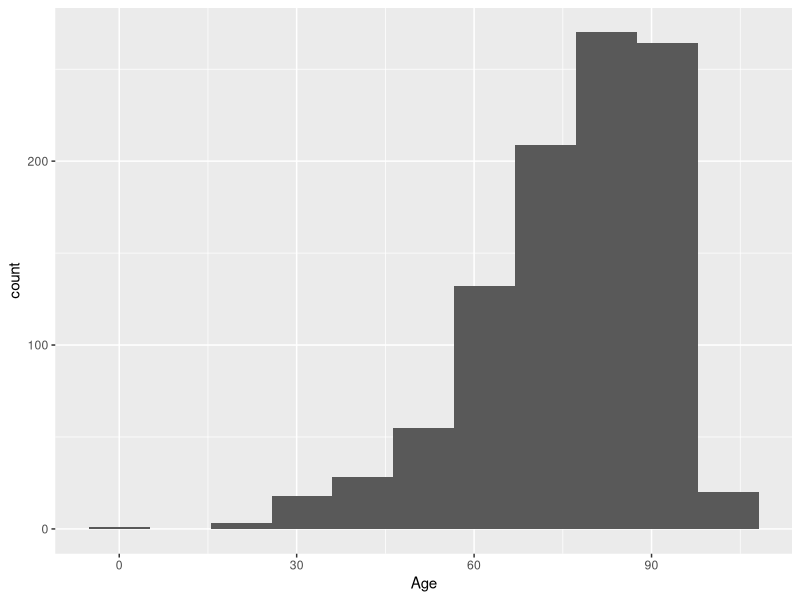
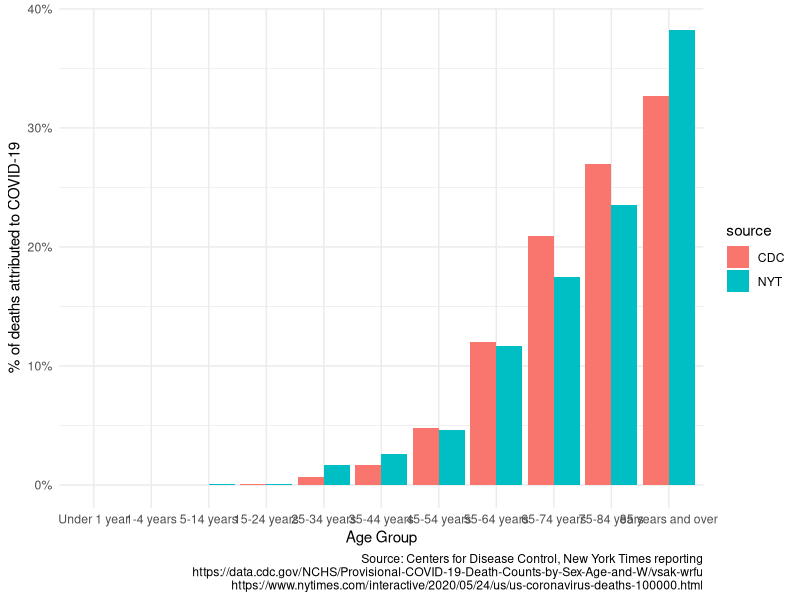

Reproduce these figures in R, in order.
library(tidyverse)

# https://data.cdc.gov/NCHS/Provisional-COVID-19-Death-Counts-by-Sex-Age-and-W/vsak-wrfu
cdc_data <- read_csv("data/CDC_provisional_deaths_by_age.csv")

cdc_aggregated <- cdc_data %>%
   mutate(`Age Group` = factor(`Age Group`, levels = c("Under 1 year", "1-4 years", "5-14 years", "15-24 years", "25-34 years", "35-44 years", "45-54 years", "55-64 years", "65-74 years", "75-84 years", "85 years and over"))) %>%
   group_by(`Age Group`) %>%
   summarize(deaths = sum(`COVID-19 Deaths`)) %>%
   mutate(pct = round(deaths / sum(deaths), 3),
          source = "CDC")


# https://www.nytimes.com/interactive/2020/05/24/us/us-coronavirus-deaths-100000.html
nytimes_deaths <- read_csv("data/deaths.csv")

nytimes_deaths %>%
   ggplot(aes(x = Age)) +
   geom_histogram(bins = 11)

# re-create CDC bins
nytimes_deaths_aggregated <- nytimes_deaths %>%
   mutate(`Age Group` = case_when(
      Age < 1 ~ "Under 1 year",
      Age >= 1 & Age <= 4 ~ "1-4 years",
      Age >= 5 & Age <= 14 ~ "5-14 years",
      Age >= 15 & Age <= 24 ~ "15-24 years",
      Age >= 25 & Age <= 34 ~ "25-34 years",
      Age >= 35 & Age <= 44 ~ "35-44 years",
      Age >= 45 & Age <= 54 ~ "45-54 years",
      Age >= 55 & Age <= 64 ~ "55-64 years",
      Age >= 65 & Age <= 74 ~ "65-74 years",
      Age >= 75 & Age <= 84 ~ "75-84 years",
      Age >= 85 ~ "85 years and over")) %>%
   mutate(`Age Group` = factor(`Age Group`, levels = c("Under 1 year", "1-4 years", "5-14 years", "15-24 years", "25-34 years", "35-44 years", "45-54 years", "55-64 years", "65-74 years", "75-84 years", "85 years and over"))) %>%
   group_by(`Age Group`) %>%
   summarize(deaths = n()) %>%
   mutate(pct = deaths / sum(deaths),
          source = "NYT")

dada_joined <- cdc_aggregated %>%
   inner_join(nytimes_deaths_aggregated, by = "Age Group", suffix = c(".cdc", ".nyt")) %>%
   mutate(diff = pct.nyt - pct.cdc)

all_rows <- cdc_aggregated %>%
   bind_rows(nytimes_deaths_aggregated)

all_rows %>%
   ggplot(aes(x = `Age Group`, y = pct, fill = source)) +
   geom_bar(stat = "identity", position="dodge") +
   scale_y_continuous(labels = scales::percent) +
   theme_minimal() +
   labs(caption = "Source: Centers for Disease Control, New York Times reporting\nhttps://data.cdc.gov/NCHS/Provisional-COVID-19-Death-Counts-by-Sex-Age-and-W/vsak-wrfu\nhttps://www.nytimes.com/interactive/2020/05/24/us/us-coronavirus-deaths-100000.html", y = "% of deaths attributed to COVID-19")
